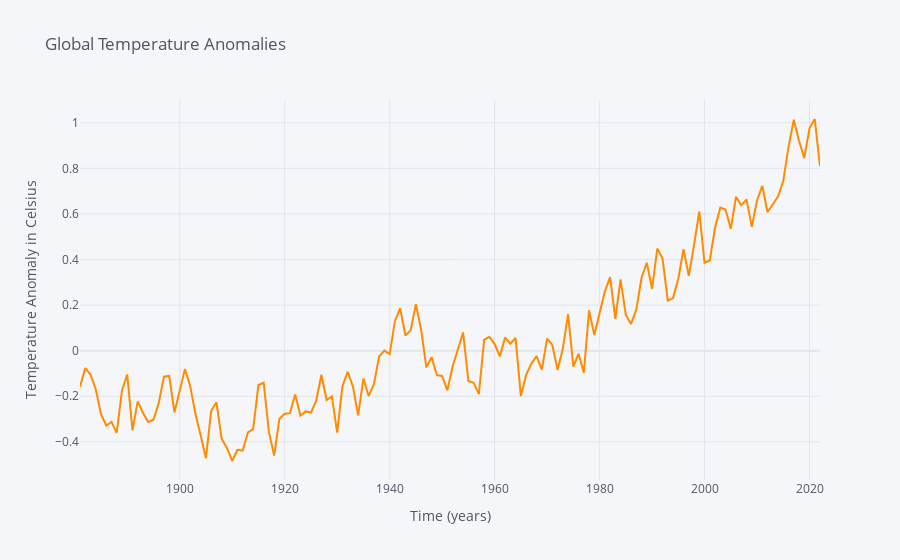

The code cell stored with this chart in its notebook:
### Code cell
t.resample('A').mean().iplot(kind='line', xTitle='Time (years)', color='#ff8c00',
                  yTitle='Temperature Anomaly in Celsius', title='Global Temperature Anomalies',width = 2)

### Figure 1 — Plotly figure (JSON) as saved in the notebook; plotly's stock layout.template omitted (floating-point values rounded to 4 significant figures; data arrays with more than 128 entries replaced by an {"elided": "..."} marker saying what was removed)
{"data": [{"line": {"color": "rgba(255, 140, 0, 1.0)", "dash": "solid", "shape": "linear", "width": 2}, "mode": "lines", "name": "Avg_anomaly_degC", "text": "", "type": "scatter", "x": {"elided": "142 str values"}, "y": {"elided": "142 float values"}}], "layout": {"legend": {"bgcolor": "#F5F6F9", "font": {"color": "#4D5663"}}, "paper_bgcolor": "#F5F6F9", "plot_bgcolor": "#F5F6F9", "title": {"font": {"color": "#4D5663"}, "text": "Global Temperature Anomalies"}, "xaxis": {"gridcolor": "#E1E5ED", "showgrid": true, "tickfont": {"color": "#4D5663"}, "title": {"font": {"color": "#4D5663"}, "text": "Time (years)"}, "zerolinecolor": "#E1E5ED"}, "yaxis": {"gridcolor": "#E1E5ED", "showgrid": true, "tickfont": {"color": "#4D5663"}, "title": {"font": {"color": "#4D5663"}, "text": "Temperature Anomaly in Celsius"}, "zerolinecolor": "#E1E5ED"}}}
